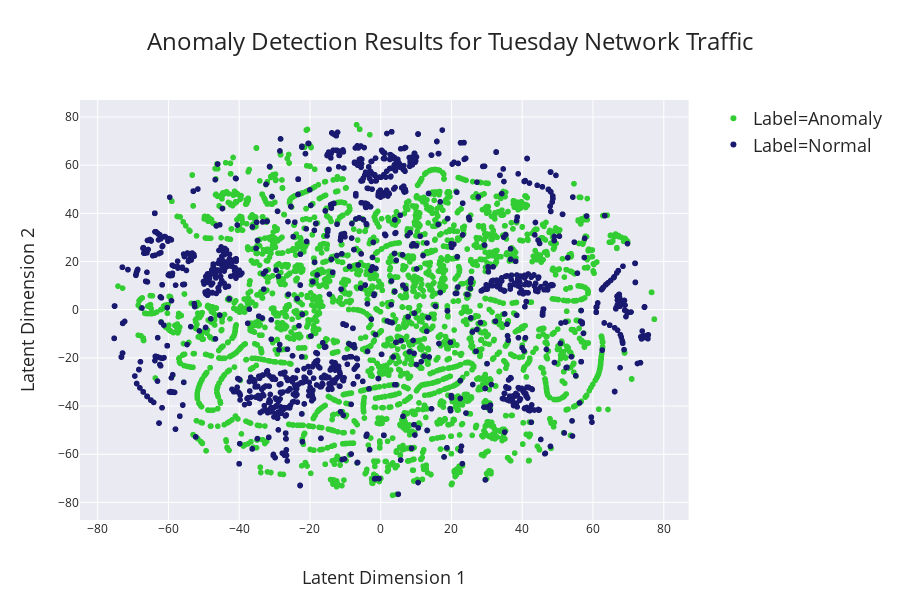

The code cell stored with this chart in its notebook:
### Markdown cell above
### Plot.ly Interactive Visual

### Code cell
fig = px.scatter(x_plotly, 
                 x = "dim1",
                 y = 'dim2',
                 color = 'Label',
                 color_discrete_map = {'Anomaly':'limegreen','Normal':'midnightblue'},
                 hover_name = 'Label',
                 labels = {'dim1':'Latent Dimension 1','dim2':'Latent Dimension 2'},
                 title = 'Anomaly Detection Results for '+day_of_week+' Network Traffic',
                 render_mode = 'webgl',
                 width = 900,
                 height = 600,
                 template = "seaborn"
                 )
    
fig.update(layout={'title': {'x':0.5,
                             'font':{'size':24}
                            }, 
                   'legend':{
                             'font':{'size':18}
                            },
                   'xaxis':{
                            'title':
                                {
                                 'font':{'size':18}
                                }
                            },
                   'yaxis':{
                            'title':
                                {
                                 'font':{'size':18}
                                }
                            }
                  }
          )

fig.show()

### Figure 1 — Plotly figure (JSON) as saved in the notebook; plotly's stock layout.template omitted (floating-point values rounded to 4 significant figures; data arrays with more than 128 entries replaced by an {"elided": "..."} marker saying what was removed)
{"data": [{"hoverlabel": {"namelength": 0}, "hovertemplate": "<b>%{hovertext}</b><br><br>Label=Anomaly<br>Latent Dimension 1=%{x}<br>Latent Dimension 2=%{y}", "hovertext": {"elided": "3921 str values"}, "legendgroup": "Label=Anomaly", "marker": {"color": "limegreen", "symbol": "circle"}, "mode": "markers", "name": "Label=Anomaly", "showlegend": true, "type": "scattergl", "x": {"elided": "3921 float values"}, "xaxis": "x", "y": {"elided": "3921 float values"}, "yaxis": "y"}, {"hoverlabel": {"namelength": 0}, "hovertemplate": "<b>%{hovertext}</b><br><br>Label=Normal<br>Latent Dimension 1=%{x}<br>Latent Dimension 2=%{y}", "hovertext": {"elided": "1780 str values"}, "legendgroup": "Label=Normal", "marker": {"color": "midnightblue", "symbol": "circle"}, "mode": "markers", "name": "Label=Normal", "showlegend": true, "type": "scattergl", "x": {"elided": "1780 float values"}, "xaxis": "x", "y": {"elided": "1780 float values"}, "yaxis": "y"}], "layout": {"height": 600, "legend": {"font": {"size": 18}, "tracegroupgap": 0}, "title": {"font": {"size": 24}, "text": "Anomaly Detection Results for Tuesday Network Traffic", "x": 0.5}, "width": 900, "xaxis": {"anchor": "y", "domain": [0, 0.98], "title": {"font": {"size": 18}, "text": "Latent Dimension 1"}}, "yaxis": {"anchor": "x", "domain": [0, 1], "title": {"font": {"size": 18}, "text": "Latent Dimension 2"}}}}
